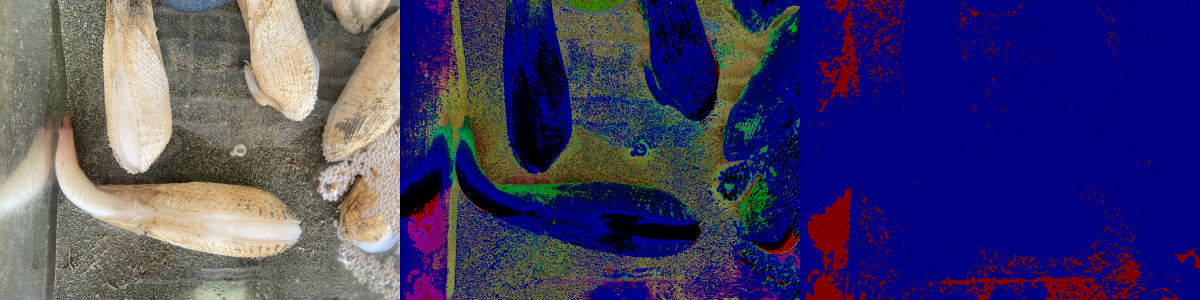
#> input picture siphon_heatmap_result.jpg, 3600 x 900 px (shown at 1/3 size)
$ python heatmap_viewer.py
#> lines starting #> are read from the running program, lines starting #| are printed output that depends on the picture; after the words box and inside, x2 and y2 are one past the last pixel; in counts of white or black regions, pixels touching at a corner belong together
import cv2
import numpy as np
import tkinter as tk
from tkinter import filedialog
import os

def apply_pink_enhancement(frame):
    # 1. Contrast & Saturation Boost (Do this FIRST)
    hsv = cv2.cvtColor(frame, cv2.COLOR_BGR2HSV)
    hsv[:, :, 1] = np.clip(hsv[:, :, 1] + 100, 0, 255)  # Saturation +100
    frame = cv2.cvtColor(hsv, cv2.COLOR_HSV2BGR)
    frame = cv2.convertScaleAbs(frame, alpha=2.0, beta=0)

    # 2. Roberts Cross Edge Detection (FIRST)
    gray = cv2.cvtColor(frame, cv2.COLOR_BGR2GRAY)
    roberts_cross_x = np.array([[1, 0], [0, -1]], dtype=np.float32)
    roberts_cross_y = np.array([[0, 1], [-1, 0]], dtype=np.float32)
    edge_x = cv2.filter2D(gray, -1, roberts_cross_x)
    edge_y = cv2.filter2D(gray, -1, roberts_cross_y)
    edges = np.sqrt(edge_x**2 + edge_y**2)
    edges = np.uint8(np.clip(edges, 0, 255))
    # Roberts Cross thresholding at 100
    _, edges_thresh = cv2.threshold(edges, 100, 255, cv2.THRESH_BINARY)

    # 3. Edge Enhancement 5x5 (Smooth the edges)
    kernel = np.ones((5, 5), np.float32) / 25
    edges_smooth = cv2.filter2D(edges_thresh, -1, kernel)

    # 4. SOLARIZE (Only applies to bright areas to create a "glow")
    frame_solarized = cv2.bitwise_not(frame)
    mask = frame > 200  # Only invert VERY bright pixels
    frame[mask] = frame_solarized[mask]

    # 5. GAMMA 3.94 (But now we APPLY it to the EDGES, not the original!)
    gamma = 3.94
    inv_gamma = 1.0 / gamma
    table = np.array([((i / 255.0) ** inv_gamma) * 255 for i in np.arange(0, 256)]).astype("uint8")
    edges_boosted = cv2.LUT(edges_smooth, table)

    # 6. FUSE the Edges with the Saturated image
    # The pink tip has a "hot edge" that gives it a glowing outline
    edges_boosted_bgr = cv2.cvtColor(edges_boosted, cv2.COLOR_GRAY2BGR)
    fused_frame = cv2.addWeighted(frame, 0.8, edges_boosted_bgr, 0.2, 0)

    # 7. TUNE THE MASK (Target ONLY the high saturation Pink/Violet)
    hsv = cv2.cvtColor(fused_frame, cv2.COLOR_BGR2HSV)
    pink_mask = cv2.inRange(hsv, (140, 90, 90), (180, 255, 255))

    # 8. Morphology to clean the mask
    kernel = np.ones((5, 5), np.uint8)
    pink_mask = cv2.morphologyEx(pink_mask, cv2.MORPH_CLOSE, kernel)

    return fused_frame, pink_mask

def show_siphon_heatmap(image_path):
    img = cv2.imread(image_path)
    if img is None:
        print("❌ Error: Image not found!")
        return

    h, w = img.shape[:2]
    if w > 1200:
        scale = 1200 / w
        img = cv2.resize(img, (int(w * scale), int(h * scale)))

    enhanced_img, pink_mask = apply_pink_enhancement(img)
    heatmap = cv2.applyColorMap(pink_mask, cv2.COLORMAP_JET)

    # Combine: Left (Original), Center (Enhance), Right (Heatmap)
    combined = np.hstack((img, enhanced_img, heatmap))

    output_filename = "siphon_heatmap_result.jpg"
    cv2.imwrite(output_filename, combined)
    print(f"✅ Saved to: {os.path.abspath(output_filename)}")
    print("Open this file to see the enhanced image and heatmap!")

def pick_image():
    root = tk.Tk()
    root.withdraw()
    file_path = filedialog.askopenfilename(
        title="Select a Clam Image",
        filetypes=[("Image files", "*.jpg *.jpeg *.png *.bmp")]
    )
#> the answer given: siphon_heatmap_result.jpg
    if file_path:
        show_siphon_heatmap(file_path)
#> in show_siphon_heatmap, img is the input picture: shape (900, 3600, 3); mean B, G, R 105.9, 60.9, 66.7
#> in apply_pink_enhancement, `hsv = cv2.cvtColor(frame, cv2.COLOR_BGR2HSV)`: hsv: shape (300, 1200, 3); mean H, S, V 78.9, 165.9, 122.8
#> in apply_pink_enhancement, `hsv[:, :, 1] = np.clip(hsv[:, :, 1] + 100, 0, 255)`: hsv: shape (300, 1200, 3); mean H, S, V 78.9, 119.3, 122.8
#> in apply_pink_enhancement, `_, edges_thresh = cv2.threshold(edges, 100, 255, cv2.THRESH_BINARY)`: edges_thresh: shape (300, 1200); every value is 0
#> in apply_pink_enhancement, `frame_solarized = cv2.bitwise_not(frame)`:
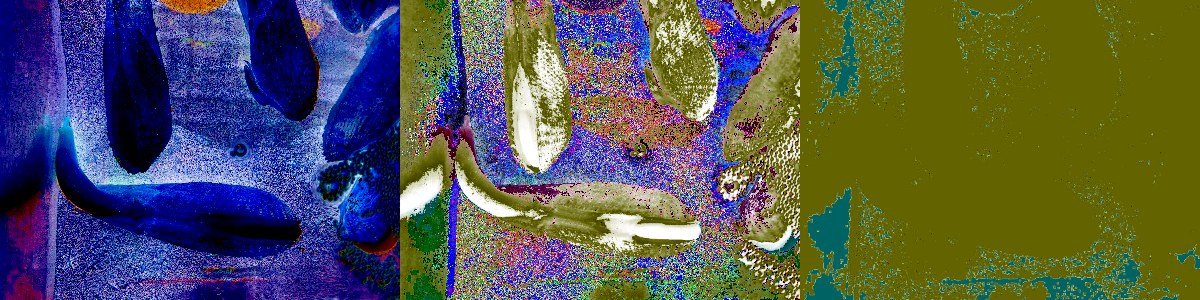
#> frame_solarized: shape (300, 1200, 3); mean B, G, R 81.9, 86.9, 83.9
#> in apply_pink_enhancement, `mask = frame > 200`:
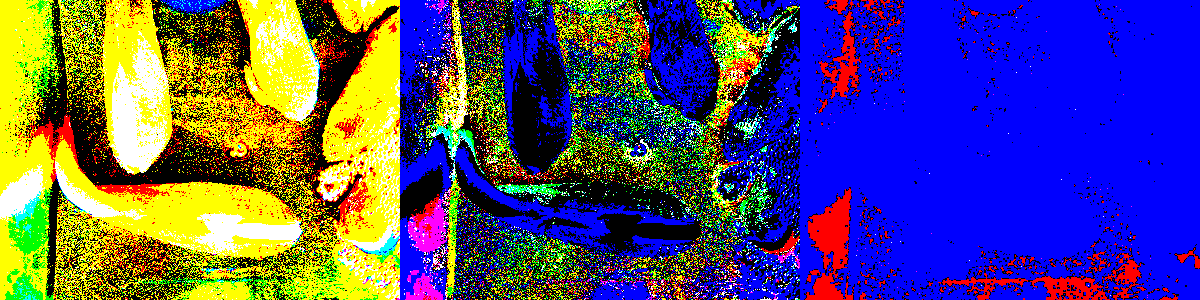
#> mask: shape (300, 1200, 3) bool; mean B, G, R 0.462, 0.29, 0.317
#> in apply_pink_enhancement, `frame[mask] = frame_solarized[mask]`:
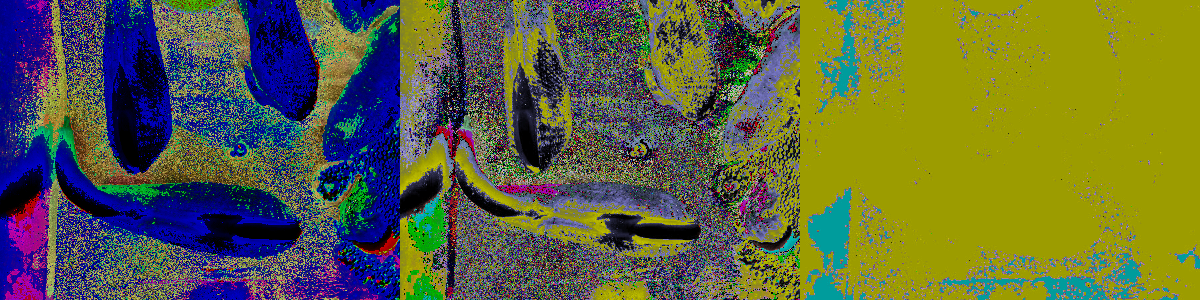
#> frame: shape (300, 1200, 3); mean B, G, R 62.7, 100.2, 95.9
#> in apply_pink_enhancement, `edges_boosted_bgr = cv2.cvtColor(edges_boosted, cv2.COLOR_GRAY2BGR)`: edges_boosted_bgr: shape (300, 1200, 3); every value is 0
#> in apply_pink_enhancement, `fused_frame = cv2.addWeighted(frame, 0.8, edges_boosted_bgr, 0.2, 0)`:
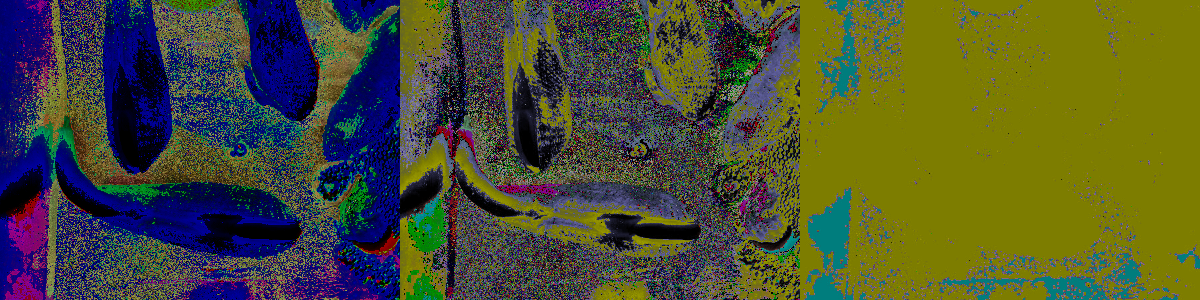
#> fused_frame: shape (300, 1200, 3); mean B, G, R 50.1, 80.2, 76.7
#> in apply_pink_enhancement, `hsv = cv2.cvtColor(fused_frame, cv2.COLOR_BGR2HSV)`: hsv: shape (300, 1200, 3); mean H, S, V 69.3, 208.1, 110.5
#> in apply_pink_enhancement, `pink_mask = cv2.inRange(hsv, (140, 90, 90), (180, 255, 255))`:
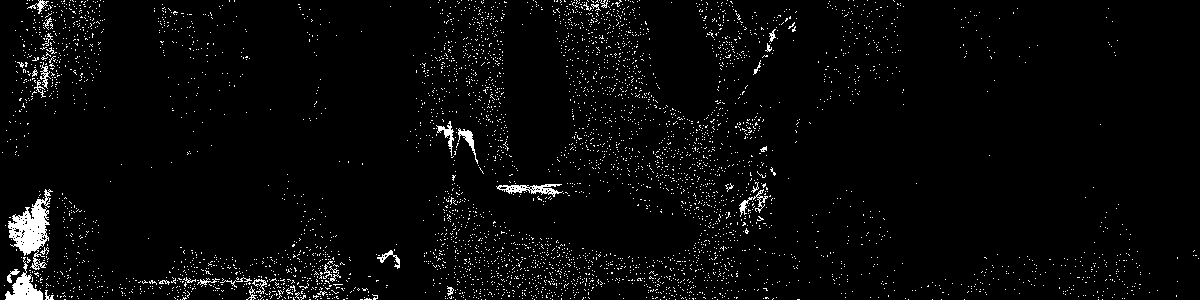
#> pink_mask: shape (300, 1200); 3.2% white in thin lines or dots
#> in apply_pink_enhancement, `pink_mask = cv2.morphologyEx(pink_mask, cv2.MORPH_CLOSE, kernel)`: pink_mask: shape (300, 1200); 9.4% white; 1128 white regions (1031 under 20 px), largest, box (x1, y1, x2, y2) and area: (138, 246, 348, 300) 4009, (5, 189, 82, 300) 3443, (455, 231, 605, 300) 3312
#> in show_siphon_heatmap, `heatmap = cv2.applyColorMap(pink_mask, cv2.COLORMAP_JET)`:
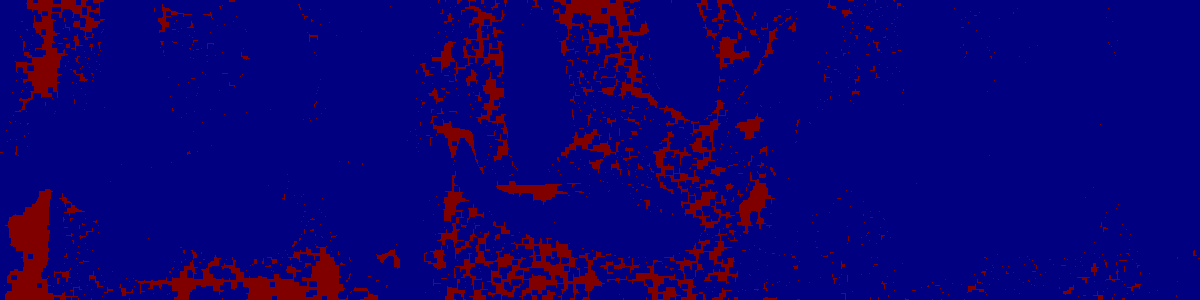
#> heatmap: shape (300, 1200, 3); mean B, G, R 116, 0, 12
#> in show_siphon_heatmap, `combined = np.hstack((img, enhanced_img, heatmap))`:
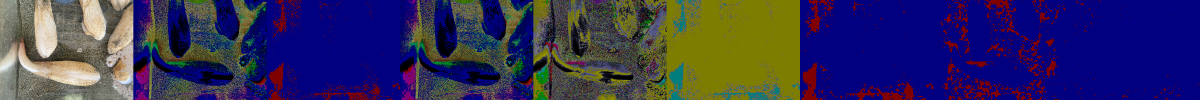
#> combined: shape (300, 3600, 3) (shown at 1/3 size); mean B, G, R 90.7, 47, 51.8
    else:
        print("No file selected.")

if __name__ == "__main__":
    pick_image()
